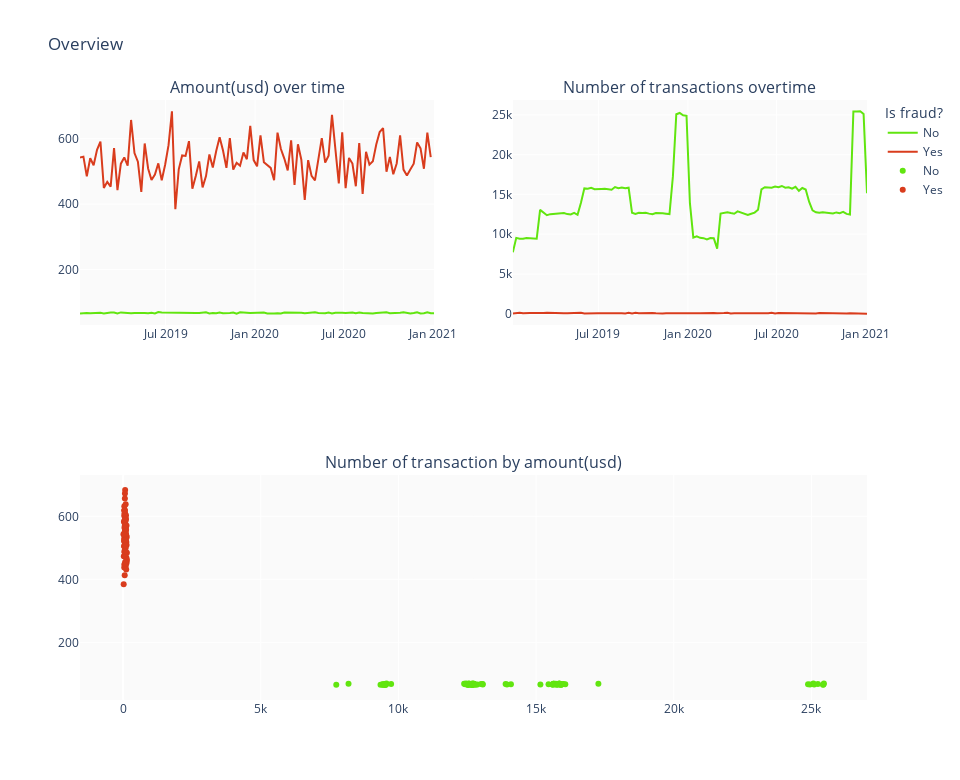

This figure's notebook cell:
### Code cell
# Create figure with secondary y-axis.
fig = make_subplots(rows=2, cols=2,
                    specs=[
                        [{}, {}],
                        [{"colspan":2}, None]
                    ],
                    subplot_titles=("Amount(usd) over time", "Number of transactions overtime",
                                    "Number of transaction by amount(usd)")
                   )

ntraces = add_traces(df=df_,x='transaction_time',y='amount(usd)',hue='is_fraud',mode='lines',
                    showlegend=True, cmap=['#61E50F','#D93C1D'])


# Add traces.
for trace in ntraces:
    fig.add_trace(
        trace,
        row=1,col=1
    )
    
ntraces = add_traces(df=df_,x='transaction_time',y='transaction_id',hue='is_fraud',mode='lines',
                    showlegend=False, cmap=['#61E50F','#D93C1D'])
for trace in ntraces:
    fig.add_trace(
        trace,
        row=1,col=2
    )

ntraces = add_traces(df=df_,x='transaction_id',y='amount(usd)',hue='is_fraud',mode='markers',
                    showlegend=True, cmap=['#61E50F','#D93C1D'])
for trace in ntraces:
    fig.add_trace(
        trace,
        row=2,col=1
    )

# Add figure title.
fig.update_layout(height=780,
                  width=960,
                  legend=dict(title='Is fraud?'),
                  plot_bgcolor='#fafafa',
                  title='Overview'
                 )

fig.show()
